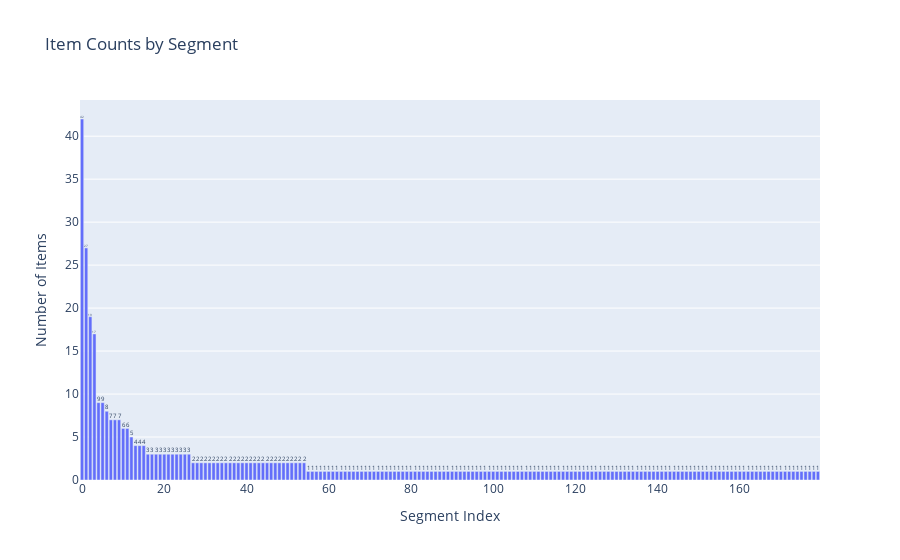
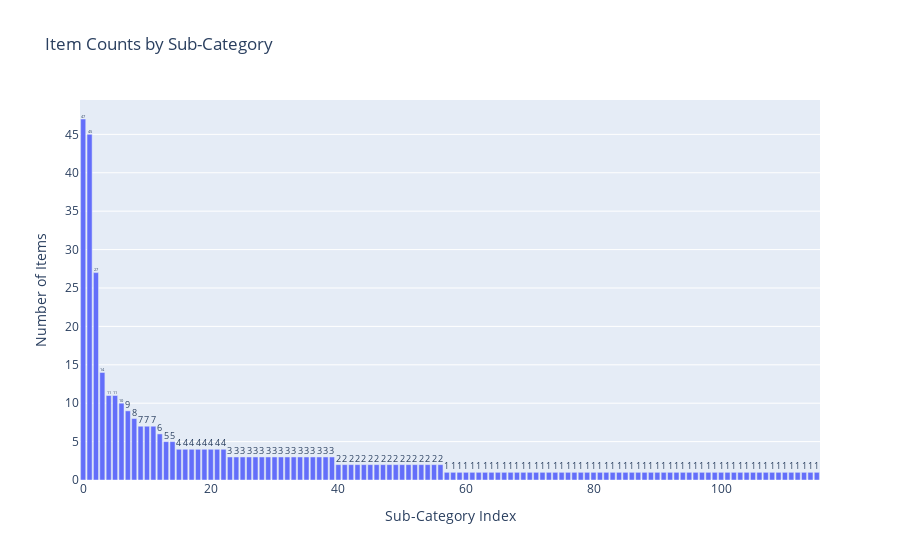
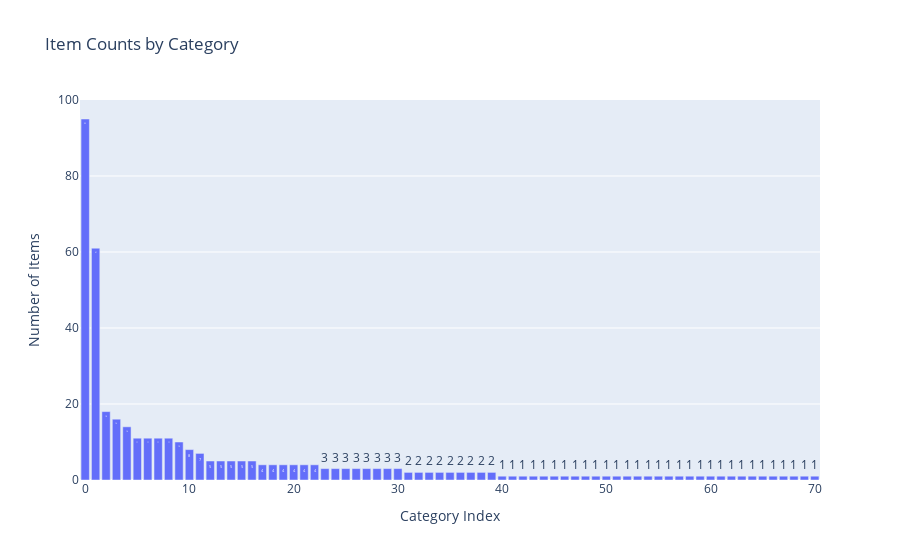
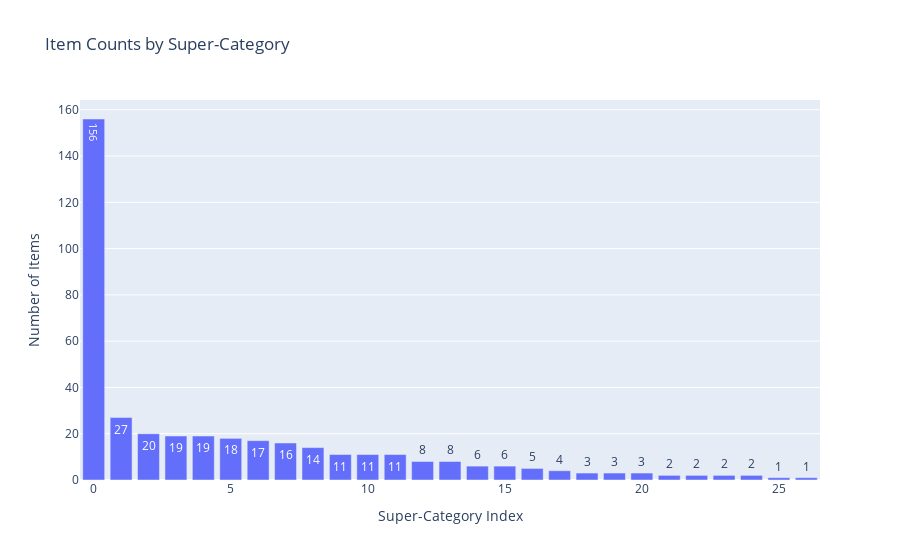

Notebook source saved alongside these figures, in order:
### Code cell
segment_counts = sorted_items.groupby('SEGMENT').size().reset_index(name='ITEM_COUNT').sort_values(by='ITEM_COUNT', ascending=False).reset_index(drop=True)
segment_counts['SEGMENT_INDEX'] = segment_counts.index

sub_cat_counts = sorted_items.groupby('SUB_CAT').size().reset_index(name='ITEM_COUNT').sort_values(by='ITEM_COUNT', ascending=False).reset_index(drop=True)
sub_cat_counts['SUB_CAT_INDEX'] = sub_cat_counts.index

cat_counts = sorted_items.groupby('CAT').size().reset_index(name='ITEM_COUNT').sort_values(by='ITEM_COUNT', ascending=False).reset_index(drop=True)
cat_counts['CAT_INDEX'] = cat_counts.index

super_cat_counts = sorted_items.groupby('SUPER_CAT').size().reset_index(name='ITEM_COUNT').sort_values(by='ITEM_COUNT', ascending=False).reset_index(drop=True)
super_cat_counts['SUPER_CAT_INDEX'] = super_cat_counts.index

fig_segment = go.Figure(data=[
    go.Bar(
        x=segment_counts['SEGMENT_INDEX'],
        y=segment_counts['ITEM_COUNT'],
        text=segment_counts['ITEM_COUNT'],
        textposition='auto'
    )
])
fig_segment.update_layout(
    title='Item Counts by Segment',
    xaxis_title='Segment Index',
    yaxis_title='Number of Items'
)
fig_segment.show()

fig_sub_cat = go.Figure(data=[
    go.Bar(
        x=sub_cat_counts['SUB_CAT_INDEX'],
        y=sub_cat_counts['ITEM_COUNT'],
        text=sub_cat_counts['ITEM_COUNT'],
        textposition='auto'
    )
])
fig_sub_cat.update_layout(
    title='Item Counts by Sub-Category',
    xaxis_title='Sub-Category Index',
    yaxis_title='Number of Items'
)
fig_sub_cat.show()

fig_cat = go.Figure(data=[
    go.Bar(
        x=cat_counts['CAT_INDEX'],
        y=cat_counts['ITEM_COUNT'],
        text=cat_counts['ITEM_COUNT'],
        textposition='auto'
    )
])
fig_cat.update_layout(
    title='Item Counts by Category',
    xaxis_title='Category Index',
    yaxis_title='Number of Items'
)
fig_cat.show()

fig_super_cat = go.Figure(data=[
    go.Bar(
        x=super_cat_counts['SUPER_CAT_INDEX'],
        y=super_cat_counts['ITEM_COUNT'],
        text=super_cat_counts['ITEM_COUNT'],
        textposition='auto'
    )
])
fig_super_cat.update_layout(
    title='Item Counts by Super-Category',
    xaxis_title='Super-Category Index',
    yaxis_title='Number of Items'
)
fig_super_cat.show()

### Figure 1 — Plotly figure (JSON) as saved in the notebook; plotly's stock layout.template omitted (floating-point values rounded to 4 significant figures; data arrays with more than 128 entries replaced by an {"elided": "..."} marker saying what was removed)
{"data": [{"text": {"elided": "180 float values"}, "textposition": "auto", "type": "bar", "x": {"elided": "180 int values"}, "y": {"elided": "180 int values"}}], "layout": {"title": {"text": "Item Counts by Segment"}, "xaxis": {"title": {"text": "Segment Index"}}, "yaxis": {"title": {"text": "Number of Items"}}}}

### Figure 2 — Plotly figure (JSON) as saved in the notebook; plotly's stock layout.template omitted (floating-point values rounded to 4 significant figures)
{"data": [{"text": [47.0, 45.0, 27.0, 14.0, 11.0, 11.0, 10.0, 9.0, 8.0, 7.0, 7.0, 7.0, 6.0, 5.0, 5.0, 4.0, 4.0, 4.0, 4.0, 4.0, 4.0, 4.0, 4.0, 3.0, 3.0, 3.0, 3.0, 3.0, 3.0, 3.0, 3.0, 3.0, 3.0, 3.0, 3.0, 3.0, 3.0, 3.0, 3.0, 3.0, 2.0, 2.0, 2.0, 2.0, 2.0, 2.0, 2.0, 2.0, 2.0, 2.0, 2.0, 2.0, 2.0, 2.0, 2.0, 2.0, 2.0, 1.0, 1.0, 1.0, 1.0, 1.0, 1.0, 1.0, 1.0, 1.0, 1.0, 1.0, 1.0, 1.0, 1.0, 1.0, 1.0, 1.0, 1.0, 1.0, 1.0, 1.0, 1.0, 1.0, 1.0, 1.0, 1.0, 1.0, 1.0, 1.0, 1.0, 1.0, 1.0, 1.0, 1.0, 1.0, 1.0, 1.0, 1.0, 1.0, 1.0, 1.0, 1.0, 1.0, 1.0, 1.0, 1.0, 1.0, 1.0, 1.0, 1.0, 1.0, 1.0, 1.0, 1.0, 1.0, 1.0, 1.0, 1.0, 1.0], "textposition": "auto", "type": "bar", "x": [0, 1, 2, 3, 4, 5, 6, 7, 8, 9, 10, 11, 12, 13, 14, 15, 16, 17, 18, 19, 20, 21, 22, 23, 24, 25, 26, 27, 28, 29, 30, 31, 32, 33, 34, 35, 36, 37, 38, 39, 40, 41, 42, 43, 44, 45, 46, 47, 48, 49, 50, 51, 52, 53, 54, 55, 56, 57, 58, 59, 60, 61, 62, 63, 64, 65, 66, 67, 68, 69, 70, 71, 72, 73, 74, 75, 76, 77, 78, 79, 80, 81, 82, 83, 84, 85, 86, 87, 88, 89, 90, 91, 92, 93, 94, 95, 96, 97, 98, 99, 100, 101, 102, 103, 104, 105, 106, 107, 108, 109, 110, 111, 112, 113, 114, 115], "y": [47, 45, 27, 14, 11, 11, 10, 9, 8, 7, 7, 7, 6, 5, 5, 4, 4, 4, 4, 4, 4, 4, 4, 3, 3, 3, 3, 3, 3, 3, 3, 3, 3, 3, 3, 3, 3, 3, 3, 3, 2, 2, 2, 2, 2, 2, 2, 2, 2, 2, 2, 2, 2, 2, 2, 2, 2, 1, 1, 1, 1, 1, 1, 1, 1, 1, 1, 1, 1, 1, 1, 1, 1, 1, 1, 1, 1, 1, 1, 1, 1, 1, 1, 1, 1, 1, 1, 1, 1, 1, 1, 1, 1, 1, 1, 1, 1, 1, 1, 1, 1, 1, 1, 1, 1, 1, 1, 1, 1, 1, 1, 1, 1, 1, 1, 1]}], "layout": {"title": {"text": "Item Counts by Sub-Category"}, "xaxis": {"title": {"text": "Sub-Category Index"}}, "yaxis": {"title": {"text": "Number of Items"}}}}

### Figure 3 — Plotly figure (JSON) as saved in the notebook; plotly's stock layout.template omitted (floating-point values rounded to 4 significant figures)
{"data": [{"text": [95.0, 61.0, 18.0, 16.0, 14.0, 11.0, 11.0, 11.0, 11.0, 10.0, 8.0, 7.0, 5.0, 5.0, 5.0, 5.0, 5.0, 4.0, 4.0, 4.0, 4.0, 4.0, 4.0, 3.0, 3.0, 3.0, 3.0, 3.0, 3.0, 3.0, 3.0, 2.0, 2.0, 2.0, 2.0, 2.0, 2.0, 2.0, 2.0, 2.0, 1.0, 1.0, 1.0, 1.0, 1.0, 1.0, 1.0, 1.0, 1.0, 1.0, 1.0, 1.0, 1.0, 1.0, 1.0, 1.0, 1.0, 1.0, 1.0, 1.0, 1.0, 1.0, 1.0, 1.0, 1.0, 1.0, 1.0, 1.0, 1.0, 1.0, 1.0], "textposition": "auto", "type": "bar", "x": [0, 1, 2, 3, 4, 5, 6, 7, 8, 9, 10, 11, 12, 13, 14, 15, 16, 17, 18, 19, 20, 21, 22, 23, 24, 25, 26, 27, 28, 29, 30, 31, 32, 33, 34, 35, 36, 37, 38, 39, 40, 41, 42, 43, 44, 45, 46, 47, 48, 49, 50, 51, 52, 53, 54, 55, 56, 57, 58, 59, 60, 61, 62, 63, 64, 65, 66, 67, 68, 69, 70], "y": [95, 61, 18, 16, 14, 11, 11, 11, 11, 10, 8, 7, 5, 5, 5, 5, 5, 4, 4, 4, 4, 4, 4, 3, 3, 3, 3, 3, 3, 3, 3, 2, 2, 2, 2, 2, 2, 2, 2, 2, 1, 1, 1, 1, 1, 1, 1, 1, 1, 1, 1, 1, 1, 1, 1, 1, 1, 1, 1, 1, 1, 1, 1, 1, 1, 1, 1, 1, 1, 1, 1]}], "layout": {"title": {"text": "Item Counts by Category"}, "xaxis": {"title": {"text": "Category Index"}}, "yaxis": {"title": {"text": "Number of Items"}}}}

### Figure 4 — Plotly figure (JSON) as saved in the notebook; plotly's stock layout.template omitted (floating-point values rounded to 4 significant figures)
{"data": [{"text": [156.0, 27.0, 20.0, 19.0, 19.0, 18.0, 17.0, 16.0, 14.0, 11.0, 11.0, 11.0, 8.0, 8.0, 6.0, 6.0, 5.0, 4.0, 3.0, 3.0, 3.0, 2.0, 2.0, 2.0, 2.0, 1.0, 1.0], "textposition": "auto", "type": "bar", "x": [0, 1, 2, 3, 4, 5, 6, 7, 8, 9, 10, 11, 12, 13, 14, 15, 16, 17, 18, 19, 20, 21, 22, 23, 24, 25, 26], "y": [156, 27, 20, 19, 19, 18, 17, 16, 14, 11, 11, 11, 8, 8, 6, 6, 5, 4, 3, 3, 3, 2, 2, 2, 2, 1, 1]}], "layout": {"title": {"text": "Item Counts by Super-Category"}, "xaxis": {"title": {"text": "Super-Category Index"}}, "yaxis": {"title": {"text": "Number of Items"}}}}
